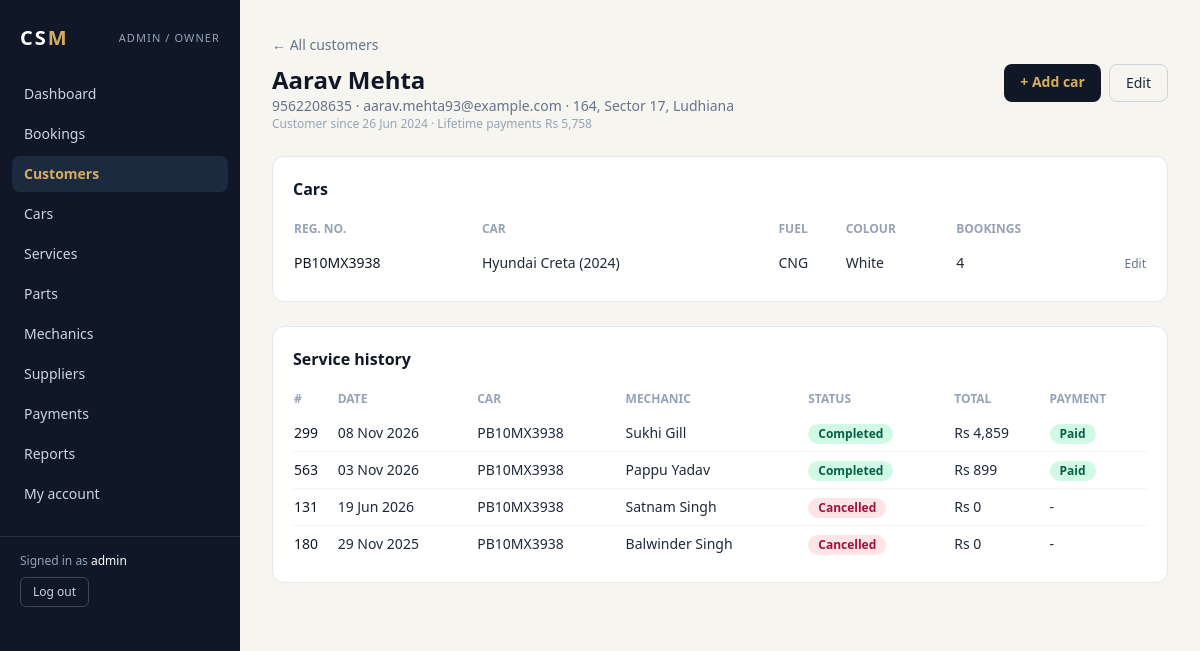
Screenshot of /customers/104/ (signed in) with the database file from the repository.
### services/models.py (models this page shows, shortened)
class Customer(models.Model):
    name = models.CharField(max_length=100)
    phone = models.CharField(max_length=10, unique=True, validators=[phone_validator])
    email = models.EmailField(blank=True)
    address = models.TextField(blank=True)
    city = models.CharField(max_length=60, default='Ludhiana')
    joined_on = models.DateField(default=date.today)
    class Meta:
        db_table = 'customer'
        ordering = ['name']
    @property
    def total_spent(self):
        return (Payment.objects.filter(booking__car__customer=self, status='Confirmed')
                .aggregate(t=Sum('amount'))['t'] or Decimal('0'))

class Car(models.Model):
    FUEL_CHOICES = [('Petrol', 'Petrol'), ('Diesel', 'Diesel'), ('CNG', 'CNG'), ('Electric', 'Electric')]
    customer = models.ForeignKey(Customer, on_delete=models.PROTECT, related_name='cars')
    brand = models.CharField(max_length=50)
    model = models.CharField(max_length=50)
    year = models.PositiveSmallIntegerField(
        validators=[MinValueValidator(1990), MaxValueValidator(2100)])
    fuel_type = models.CharField(max_length=10, choices=FUEL_CHOICES, default='Petrol')
    color = models.CharField(max_length=30, blank=True)
    registration_number = models.CharField(max_length=15, unique=True, validators=[reg_validator])
    class Meta:
        db_table = 'car'
        ordering = ['registration_number']
        constraints = [models.CheckConstraint(condition=models.Q(year__gte=1990), name='car_year_gte_1990')]
    @property
    def full_name(self):
        return f"{self.brand} {self.model} ({self.year})"

class Booking(models.Model):
    PENDING, IN_PROGRESS, COMPLETED, CANCELLED = 'Pending', 'In Progress', 'Completed', 'Cancelled'
    STATUS_CHOICES = [(s, s) for s in (PENDING, IN_PROGRESS, COMPLETED, CANCELLED)]
    TRANSITIONS = {
        PENDING: [IN_PROGRESS, CANCELLED],
        IN_PROGRESS: [COMPLETED, CANCELLED],
        COMPLETED: [],
        CANCELLED: [],
    }
    car = models.ForeignKey(Car, on_delete=models.PROTECT, related_name='bookings')
    mechanic = models.ForeignKey(Mechanic, on_delete=models.SET_NULL, null=True, blank=True, related_name='bookings')
    booking_date = models.DateField()
    status = models.CharField(max_length=15, choices=STATUS_CHOICES, default=PENDING)
    odometer_km = models.PositiveIntegerField(null=True, blank=True)
    notes = models.TextField(blank=True)
    class Meta:
        db_table = 'booking'
        ordering = ['-booking_date', '-id']
        indexes = [models.Index(fields=['status']), models.Index(fields=['booking_date'])]
    @property
    def services_total(self):
        return self.service_items.aggregate(t=Sum('price'))['t'] or Decimal('0')
    @property
    def parts_total(self):
        return sum((i.line_total for i in self.part_items.all()), Decimal('0'))
    @property
    def total(self):
        return self.services_total + self.parts_total
    @property
    def paid_total(self):
        return self.payments.filter(status='Confirmed').aggregate(t=Sum('amount'))['t'] or Decimal('0')
    @property
    def balance(self):
        return self.total - self.paid_total
    @property
    def payment_status(self):
        if self.status == self.CANCELLED or self.total == 0:
            return '-'
        if self.balance <= 0:
            return 'Paid'
        if self.paid_total == 0:
            return 'Verifying' if self.pending_total > 0 else 'Unpaid'
        return 'Partial'

class Mechanic(models.Model):
    name = models.CharField(max_length=100)
    phone = models.CharField(max_length=10, unique=True, validators=[phone_validator])
    specialization = models.ForeignKey(
        ServiceCategory, on_delete=models.SET_NULL, null=True, blank=True, related_name='mechanics')
    hire_date = models.DateField(default=date.today)
    is_active = models.BooleanField(default=True)
    class Meta:
        db_table = 'mechanic'
        ordering = ['name']

class BookingPart(models.Model):
    booking = models.ForeignKey(Booking, on_delete=models.CASCADE, related_name='part_items')
    part = models.ForeignKey(Part, on_delete=models.PROTECT, related_name='booking_items')
    quantity = models.PositiveIntegerField(default=1)
    unit_price = models.DecimalField(max_digits=10, decimal_places=2)
    class Meta:
        db_table = 'booking_part'
        constraints = [
            models.UniqueConstraint(fields=['booking', 'part'], name='uniq_booking_part'),
            models.CheckConstraint(condition=models.Q(quantity__gte=1), name='bookingpart_qty_gte_1'),
        ]
    @property
    def line_total(self):
        return self.quantity * self.unit_price

### services/views.py (the view)
# urls.py: path('customers/<int:pk>/', v.customer_detail, name='customer_detail'),
@role_required(*STAFF)
def customer_detail(request, pk):
    c = get_object_or_404(Customer, pk=pk)
    return render(request, 'services/customer_detail.html', {
        'c': c,
        'cars': c.cars.annotate(n=Count('bookings')),
        'bookings': Booking.objects.filter(car__customer=c).select_related('car', 'mechanic')[:25],
    })

### services/access.py (called while the page is built, shortened)
def user_role(user):
    if not user.is_authenticated:
        return None
    if user.is_superuser:
        return 'admin'

def deny(request, roles):
    if not request.user.is_authenticated:
        return redirect_to_login(request.get_full_path())
    if user_role(request.user) in roles:
        return None
    messages.error(request, "You don't have access to that page.")
    return redirect('after_login')

def role_required(*roles):
    def decorator(view):
        @wraps(view)
        def wrapper(request, *args, **kwargs):
            return deny(request, roles) or view(request, *args, **kwargs)
        return wrapper
    return decorator

### services/context.py (called while the page is built)
def nav(request):
    role = user_role(request.user)
    return {"nav": NAVS.get(role, []), "role": role, "role_label": LABELS.get(role, ''),
            "home_url": HOME.get(role, 'home')}

### services/templatetags/csm_extras.py (called while the page is built)
@register.filter
def pretty(value):
    if value is None or value == '':
        return '-'
    if isinstance(value, bool):
        value = 'Active' if value else 'Inactive'
    if isinstance(value, str) and value in BADGES:
        return format_html('<span class="inline-block rounded-full px-2.5 py-0.5 text-xs font-semibold {}">{}</span>',
                           BADGES[value], value)
    if isinstance(value, Decimal):
        return f"Rs {value:,.0f}"
    return value

@register.filter
def inr(value):
    try:
        return f"Rs {float(value):,.0f}"
    except (TypeError, ValueError):
        return value

### services/templates/services/customer_detail.html (shortened to what this page needs)
{% extends 'services/base.html' %}{% load csm_extras %}
{% block content %}
<a href="{% url 'customer_list' %}" class="text-sm text-slate-500 hover:text-navy">&larr; All customers</a>
<div class="mb-6 mt-2 flex flex-wrap items-start justify-between gap-3">
  <div><h1 class="text-2xl font-bold text-navy">{{ c.name }}</h1>
    <p class="text-sm text-slate-500">{{ c.phone }}{% if c.email %} &middot; {{ c.email }}{% endif %} &middot; {{ c.address|default:c.city }}</p>
    <p class="text-xs text-slate-400">Customer since {{ c.joined_on|date:"d M Y" }} &middot; Lifetime payments {{ c.total_spent|inr }}</p></div>
  <div class="flex gap-2"><a href="{% url 'car_add' %}?customer={{ c.pk }}" class="rounded-lg bg-navy px-4 py-2 text-sm font-semibold text-gold">+ Add car</a>
    <a href="{% url 'customer_edit' c.pk %}" class="rounded-lg border border-slate-300 px-4 py-2 text-sm">Edit</a></div>
</div>
<section class="mb-6 rounded-xl border border-slate-200 bg-white p-5">
  <h2 class="mb-3 font-semibold text-navy">Cars</h2>
  <div class="overflow-x-auto"><table class="w-full text-left text-sm">
    <thead class="text-xs uppercase text-slate-400"><tr><th class="py-2">Reg. no.</th><th>Car</th><th>Fuel</th><th>Colour</th><th>Bookings</th><th></th></tr></thead>
    <tbody class="divide-y divide-slate-100">
    {% for car in cars %}<tr><td class="py-2 font-medium text-navy">{{ car.registration_number }}</td><td>{{ car.full_name }}</td><td>{{ car.fuel_type }}</td><td>{{ car.color|default:"-" }}</td><td>{{ car.n }}</td>
      <td class="text-right"><a class="text-xs text-slate-500 hover:text-navy" href="{% url 'car_edit' car.pk %}">Edit</a></td></tr>
    {% empty %}<tr><td colspan="6" class="py-6 text-center text-slate-400">No cars yet.</td></tr>{% endfor %}
    </tbody></table></div>
</section>
<section class="rounded-xl border border-slate-200 bg-white p-5">
  <h2 class="mb-3 font-semibold text-navy">Service history</h2>
  <div class="overflow-x-auto"><table class="w-full text-left text-sm">
    <thead class="text-xs uppercase text-slate-400"><tr><th class="py-2">#</th><th>Date</th><th>Car</th><th>Mechanic</th><th>Status</th><th>Total</th><th>Payment</th></tr></thead>
    <tbody class="divide-y divide-slate-100">
    {% for b in bookings %}<tr><td class="py-2"><a class="font-medium text-navy hover:text-gold" href="{% url 'booking_detail' b.pk %}">{{ b.pk }}</a></td><td>{{ b.booking_date|date:"d M Y" }}</td><td>{{ b.car.registration_number }}</td><td>{{ b.mechanic.name|default:"-" }}</td><td>{{ b.status|pretty }}</td><td>{{ b.total|inr }}</td><td>{{ b.payment_status|pretty }}</td></tr>
    {% empty %}<tr><td colspan="7" class="py-6 text-center text-slate-400">No bookings yet.</td></tr>{% endfor %}
    </tbody></table></div>
</section>
{% endblock %}

### services/templates/services/base.html (shortened to what this page needs)
{% load csm_extras %}<!DOCTYPE html>
<html lang="en">
<head>
  <script src="https://cdn.tailwindcss.com"></script>
</head>
<body class="bg-cream text-slate-800 antialiased">
{% with name=request.resolver_match.url_name|default:'' %}
<div class="min-h-screen lg:flex">
  <aside class="bg-navy text-slate-300 lg:w-60 lg:min-h-screen lg:shrink-0">
    <div class="flex items-center justify-between px-5 py-4 lg:py-6">
      <a href="{% url home_url %}" class="text-xl font-extrabold tracking-widest text-white">CS<span class="text-gold">M</span></a>
      <span class="text-[11px] uppercase tracking-widest text-slate-400">{{ role_label }}</span>
    </div>
    <nav class="flex gap-1 overflow-x-auto px-3 pb-3 text-sm lg:flex-col lg:overflow-visible lg:pb-0">
      {% for label, url, key in nav %}
        <a href="{% url url %}"
           class="whitespace-nowrap rounded-lg px-3 py-2 hover:bg-navy-light hover:text-gold
                  {% if key in name %}bg-navy-light text-gold font-semibold{% endif %}">{{ label }}</a>
      {% endfor %}
    </nav>
    <div class="flex items-center justify-between gap-3 border-t border-white/10 px-5 py-3 text-xs lg:mt-6 lg:block lg:py-4">
      <div class="text-slate-400 lg:mb-2">Signed in as <span class="text-white">{{ request.user.username }}</span></div>
      <form method="post" action="{% url 'logout' %}">{% csrf_token %}
        <button class="rounded-md border border-white/20 px-3 py-1.5 hover:border-gold hover:text-gold">Log out</button>
      </form>
    </div>
  </aside>
  <main class="min-w-0 flex-1 px-4 py-6 sm:px-8 lg:py-8">
    {% block content %}{% endblock %}
  </main>
</div>
{% endwith %}
</body>
</html>

### rows the page displays
Customer: name "Aarav Mehta", phone "9562208635", email "aarav.mehta93@example.com", address "164, Sector 17, Ludhiana", joined_on "26 Jun 2024", total_spent|inr "Rs 5,758"
Car: registration_number "PB10MX3938", full_name "Hyundai Creta (2024)", fuel_type "CNG", color "White", n "4"
Booking: pk "299", booking_date "08 Nov 2026", car.registration_number "PB10MX3938", mechanic.name "Sukhi Gill", status|pretty "Completed", total|inr "Rs 4,859", payment_status|pretty "Paid"
Booking: pk "563", booking_date "03 Nov 2026", car.registration_number "PB10MX3938", mechanic.name "Pappu Yadav", status|pretty "Completed", total|inr "Rs 899", payment_status|pretty "Paid"
Booking: pk "131", booking_date "19 Jun 2026", car.registration_number "PB10MX3938", mechanic.name "Satnam Singh", status|pretty "Cancelled", total|inr "Rs 0", payment_status|pretty "-"
Booking: pk "180", booking_date "29 Nov 2025", car.registration_number "PB10MX3938", mechanic.name "Balwinder Singh", status|pretty "Cancelled", total|inr "Rs 0", payment_status|pretty "-"

### other values shown
{{ role_label }} "ADMIN / OWNER"
{{ label }} "Dashboard" "Bookings" "Customers" "Cars" "Services" "Parts" "Mechanics" "Suppliers" "Payments" "Reports" "My account"
{{ request.user.username }} "admin"
